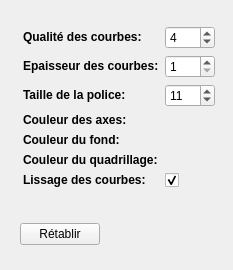
<?xml version="1.0" encoding="UTF-8"?>
<ui version="4.0">
 <class>windowoptions</class>
 <widget class="QWidget" name="windowoptions">
  <property name="geometry">
   <rect>
    <x>0</x>
    <y>0</y>
    <width>233</width>
    <height>270</height>
   </rect>
  </property>
  <property name="sizePolicy">
   <sizepolicy hsizetype="Minimum" vsizetype="Minimum">
    <horstretch>0</horstretch>
    <verstretch>0</verstretch>
   </sizepolicy>
  </property>
  <property name="maximumSize">
   <size>
    <width>16777215</width>
    <height>16777215</height>
   </size>
  </property>
  <property name="windowTitle">
   <string>Options</string>
  </property>
  <property name="windowIcon">
   <iconset resource="../ressources.qrc">
    <normaloff>:/icons/software.png</normaloff>:/icons/software.png</iconset>
  </property>
  <layout class="QVBoxLayout" name="verticalLayout">
   <item>
    <layout class="QFormLayout" name="formLayout">
     <property name="fieldGrowthPolicy">
      <enum>QFormLayout::AllNonFixedFieldsGrow</enum>
     </property>
     <property name="formAlignment">
      <set>Qt::AlignCenter</set>
     </property>
     <item row="0" column="0">
      <widget class="QLabel" name="label_4">
       <property name="sizePolicy">
        <sizepolicy hsizetype="Preferred" vsizetype="Preferred">
         <horstretch>0</horstretch>
         <verstretch>0</verstretch>
        </sizepolicy>
       </property>
       <property name="maximumSize">
        <size>
         <width>16777215</width>
         <height>50</height>
        </size>
       </property>
       <property name="toolTip">
        <string>la qualité est améliorée au détriment de la vitesse, et inversement.</string>
       </property>
       <property name="text">
        <string>&lt;html&gt;&lt;head/&gt;&lt;body&gt;&lt;p&gt;&lt;span style=&quot; font-weight:600;&quot;&gt;Qualité des courbes:&lt;/span&gt;&lt;/p&gt;&lt;/body&gt;&lt;/html&gt;</string>
       </property>
      </widget>
     </item>
     <item row="0" column="1">
      <widget class="QSpinBox" name="distanceWidget">
       <property name="maximumSize">
        <size>
         <width>50</width>
         <height>25</height>
        </size>
       </property>
       <property name="toolTip">
        <string>distance en pixels</string>
       </property>
       <property name="minimum">
        <number>1</number>
       </property>
       <property name="maximum">
        <number>16</number>
       </property>
       <property name="value">
        <number>4</number>
       </property>
      </widget>
     </item>
     <item row="1" column="0">
      <widget class="QLabel" name="label">
       <property name="toolTip">
        <string/>
       </property>
       <property name="text">
        <string>&lt;strong&gt;Epaisseur des courbes:&lt;/strong&gt;</string>
       </property>
      </widget>
     </item>
     <item row="1" column="1">
      <widget class="QSpinBox" name="epaisseurWidget">
       <property name="maximumSize">
        <size>
         <width>50</width>
         <height>25</height>
        </size>
       </property>
       <property name="minimum">
        <number>1</number>
       </property>
       <property name="maximum">
        <number>5</number>
       </property>
      </widget>
     </item>
     <item row="2" column="0">
      <widget class="QLabel" name="label_7">
       <property name="toolTip">
        <string>Taille des nombres affichés sur le graphique</string>
       </property>
       <property name="text">
        <string>&lt;html&gt;&lt;head/&gt;&lt;body&gt;&lt;p&gt;&lt;span style=&quot; font-weight:600;&quot;&gt;Taille de la police:&lt;/span&gt;&lt;/p&gt;&lt;/body&gt;&lt;/html&gt;</string>
       </property>
      </widget>
     </item>
     <item row="2" column="1">
      <widget class="QSpinBox" name="numSize">
       <property name="maximumSize">
        <size>
         <width>50</width>
         <height>25</height>
        </size>
       </property>
       <property name="toolTip">
        <string>taille en pixels</string>
       </property>
       <property name="minimum">
        <number>8</number>
       </property>
       <property name="maximum">
        <number>16</number>
       </property>
       <property name="value">
        <number>11</number>
       </property>
      </widget>
     </item>
     <item row="3" column="0">
      <widget class="QLabel" name="label_2">
       <property name="text">
        <string>&lt;strong&gt;Couleur des axes:&lt;/strong&gt;</string>
       </property>
      </widget>
     </item>
     <item row="3" column="1">
      <layout class="QHBoxLayout" name="axesColorLayout"/>
     </item>
     <item row="4" column="0">
      <widget class="QLabel" name="label_3">
       <property name="text">
        <string>&lt;strong&gt;Couleur du fond:&lt;/strong&gt;</string>
       </property>
      </widget>
     </item>
     <item row="4" column="1">
      <layout class="QHBoxLayout" name="backgroundColorLayout"/>
     </item>
     <item row="5" column="0">
      <widget class="QLabel" name="label_8">
       <property name="text">
        <string>&lt;strong&gt;Couleur du quadrillage:&lt;/strong&gt;</string>
       </property>
      </widget>
     </item>
     <item row="5" column="1">
      <layout class="QHBoxLayout" name="gridColorLayout"/>
     </item>
     <item row="6" column="0">
      <widget class="QLabel" name="label_5">
       <property name="text">
        <string>&lt;strong&gt;Lissage des courbes:&lt;/strong&gt;</string>
       </property>
      </widget>
     </item>
     <item row="6" column="1">
      <widget class="QCheckBox" name="lissage">
       <property name="maximumSize">
        <size>
         <width>20</width>
         <height>20</height>
        </size>
       </property>
       <property name="text">
        <string/>
       </property>
       <property name="checked">
        <bool>true</bool>
       </property>
       <property name="tristate">
        <bool>false</bool>
       </property>
      </widget>
     </item>
    </layout>
   </item>
   <item>
    <widget class="QWidget" name="widget" native="true">
     <property name="maximumSize">
      <size>
       <width>16777215</width>
       <height>50</height>
      </size>
     </property>
     <layout class="QHBoxLayout" name="horizontalLayout">
      <item>
       <widget class="QPushButton" name="reset">
        <property name="text">
         <string>Rétablir</string>
        </property>
       </widget>
      </item>
      <item>
       <spacer name="horizontalSpacer_3">
        <property name="orientation">
         <enum>Qt::Horizontal</enum>
        </property>
        <property name="sizeHint" stdset="0">
         <size>
          <width>40</width>
          <height>20</height>
         </size>
        </property>
       </spacer>
      </item>
     </layout>
    </widget>
   </item>
  </layout>
 </widget>
 <resources>
  <include location="../ressources.qrc"/>
 </resources>
 <connections/>
</ui>
